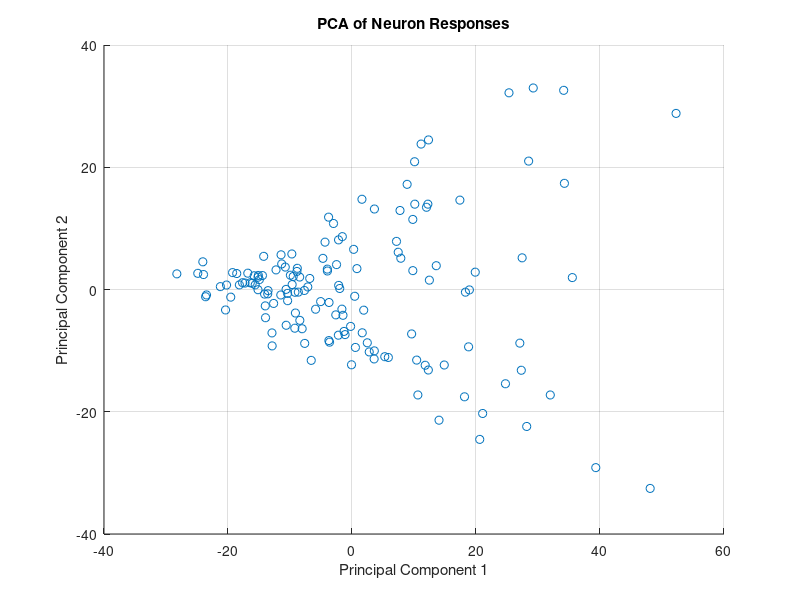
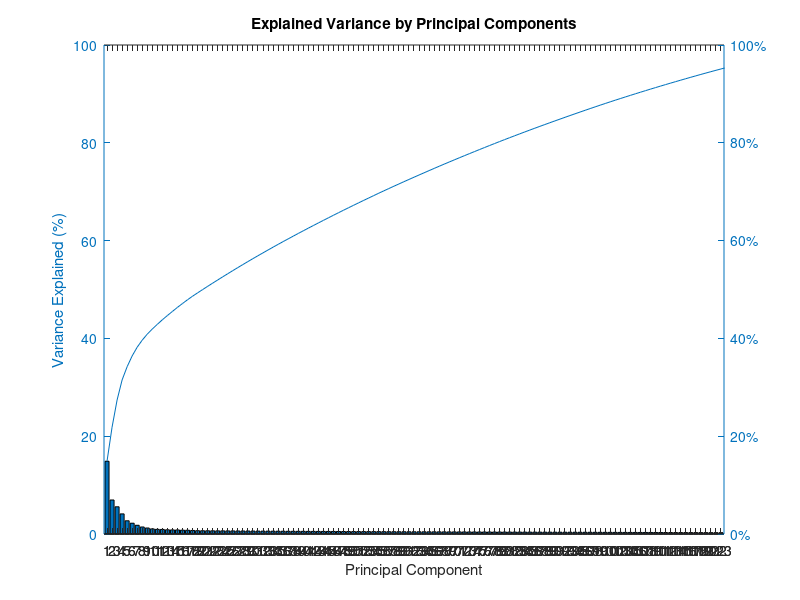

Write the MATLAB code that produced these figures, in order.
clc;
clear;

load G4_RespAvg.mat
data = G4_RespAvg;
data_standardized = zscore(data);

[coeff, score, latent, tsquared, explained, mu] = pca(data_standardized);

disp('Variance explained by each principal component:');
disp(explained);

k = 2;
principal_components = score(:, 1:k);

figure;
scatter(principal_components(:, 1), principal_components(:, 2));
title('PCA of Neuron Responses');
xlabel('Principal Component 1');
ylabel('Principal Component 2');
grid on;

figure;
pareto(explained);
title('Explained Variance by Principal Components');
xlabel('Principal Component');
ylabel('Variance Explained (%)');
